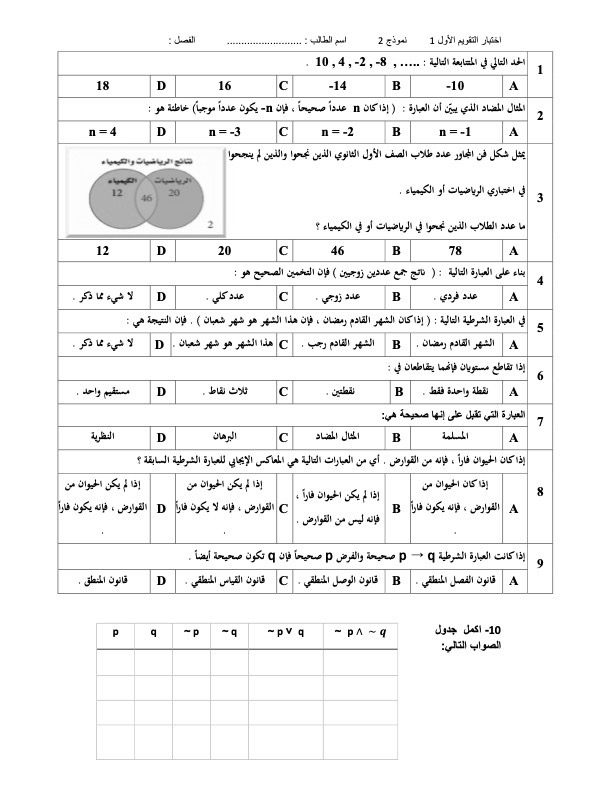
#> input picture data/00-test1-blank.jpg, 612 x 792 px, found by its file name
$ python test7.py
#> lines starting #> are read from the running program, lines starting #| are printed output that depends on the picture; after the words box and inside, x2 and y2 are one past the last pixel; in counts of white or black regions, pixels touching at a corner belong together
import cv2
from imutils.perspective import four_point_transform
from imutils import contours
import numpy as np
import imutils
from matplotlib import pyplot as plt
import random


def showImage(name, image):
    cv2.imshow(name, image)
    cv2.waitKey(0)
    cv2.destroyAllWindows()
    cv2.waitKey(1)


def random_color():
    red = random.randint(10, 255)
    green = random.randint(10, 255)
    blue = random.randint(10, 255)

    # randomly zero out one of the colors
    color = random.randint(0, 2)
    if color == 0:
        red = 0
    elif color == 1:
        green = 0
    else:
        blue = 0
    print(red, green, blue)
    return (red, green, blue)


# Read the image:
test1_blank = cv2.imread("data/00-test1-blank.jpg")
#> test1_blank is the input picture: shape (792, 612, 3); min 0, max 255, mean 242.7
gray = cv2.cvtColor(test1_blank, cv2.COLOR_BGR2GRAY)
blurred = cv2.GaussianBlur(gray, (5, 5), 0)
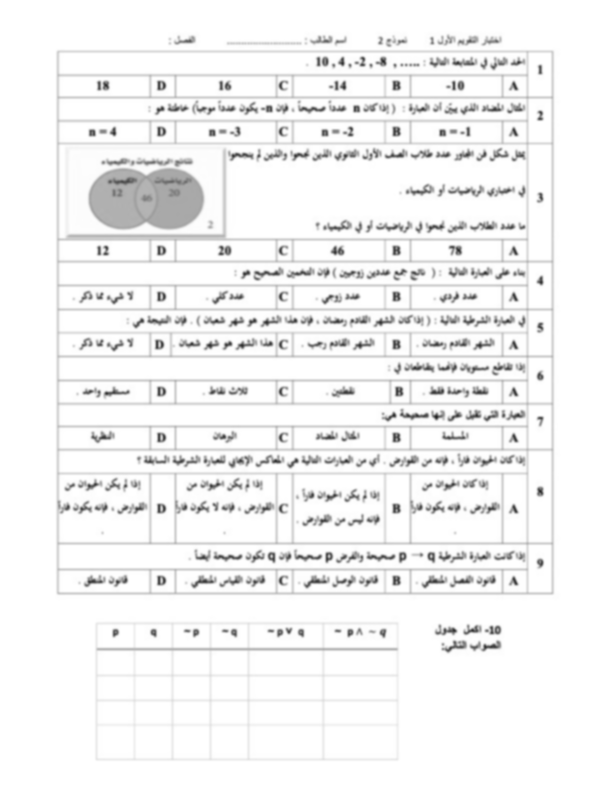
#> blurred: shape (792, 612); min 36, max 255, mean 242.7
edged = cv2.Canny(blurred, 75, 200)
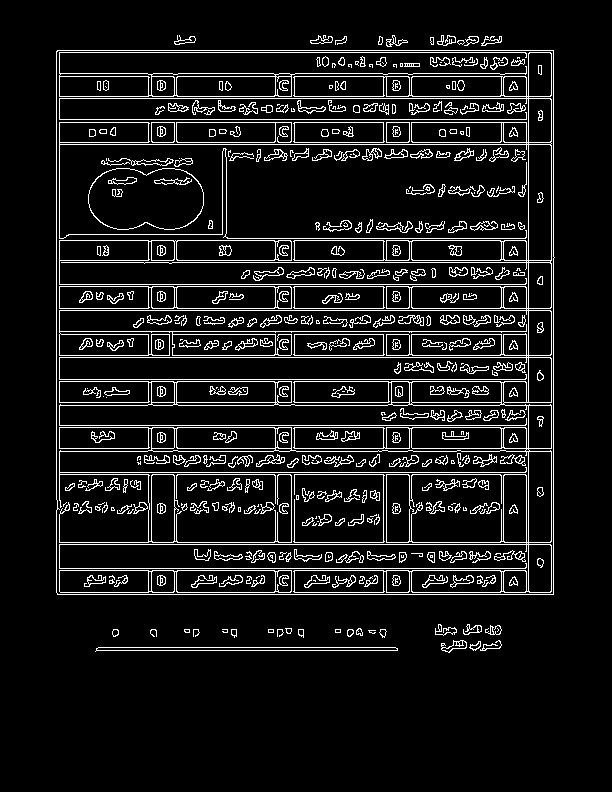
#> edged: shape (792, 612); 9.1% white in thin lines or dots, all inside (x1, y1, x2, y2) = (56, 35, 555, 653)

# find contours in the edge map, then initialize
# the contour that corresponds to the document
cnts = cv2.findContours(edged.copy(), cv2.RETR_EXTERNAL, cv2.CHAIN_APPROX_SIMPLE)
#> cnts = 34 contours, 12 with area under 20; largest, box (x1, y1, x2, y2) and area: (56, 50, 555, 595) 270357, (95, 647, 398, 652) 900, (441, 640, 467, 653) 146, (310, 35, 333, 44) 90, (174, 35, 196, 45) 80
cnts = imutils.grab_contours(cnts)
docCnt = None
# ensure that at least one contour was found
if len(cnts) > 0:
    # sort the contours according to their size in
    # descending order
    cnts = sorted(cnts, key=cv2.contourArea, reverse=True)
    # loop over the sorted contours
    for c in cnts:
        # approximate the contour
        peri = cv2.arcLength(c, True)
        approx = cv2.approxPolyDP(c, 0.02 * peri, True)
        # if our approximated contour has four points,
        # then we can assume we have found the paper
        if len(approx) == 4:
            docCnt = approx
            break
#> this loop made 1 pass
#> (peri, docCnt) on pass 1: (2082.5, [[57, 50], [57, 594], [553, 594], [553, 50]])

# apply a four point perspective transform to both the
# original image and grayscale image to obtain a top-down
# birds eye view of the paper
paper = four_point_transform(test1_blank, docCnt.reshape(4, 2))
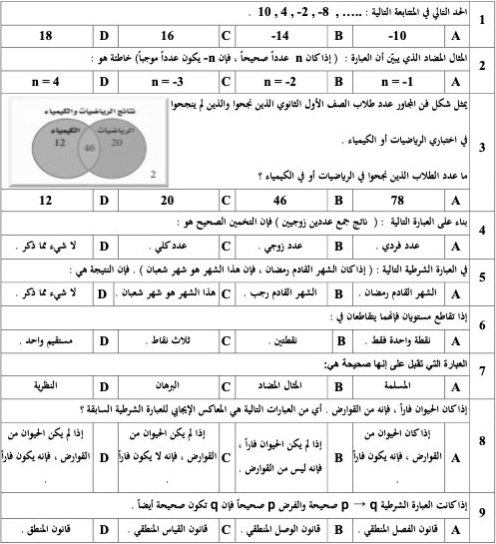
#> paper: shape (544, 496, 3); min 0, max 255, mean 234.6
warped = four_point_transform(gray, docCnt.reshape(4, 2))


# apply Otsu's thresholding method to binarize the warped
# piece of paper
thresh = cv2.threshold(warped, 0, 255, cv2.THRESH_BINARY_INV | cv2.THRESH_OTSU)[1]
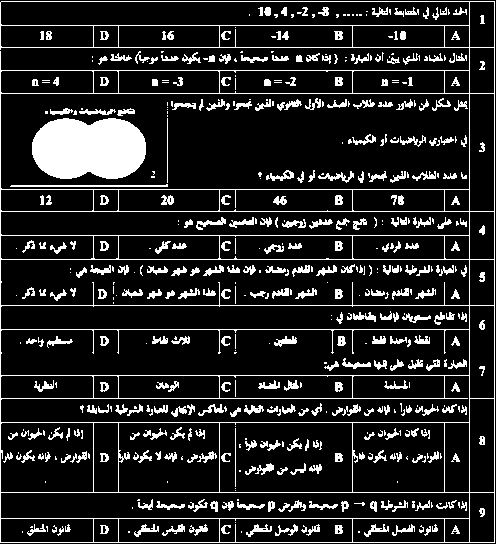
#> thresh: shape (544, 496); 14.2% white; 548 white regions (204 under 20 px), largest, box (x1, y1, x2, y2) and area: (0, 1, 495, 543) 11283, (32, 118, 146, 179) 5840, (10, 184, 168, 187) 317

img = thresh

color1 = (0, 255, 255)
color2 = (0, 255, 0)
color3 = (0, 0, 255)
color4 = (255, 0, 0)

# make question 1 boxes
q1_a = [
    [353, 25],
    [353, 46],
    [469, 46],
    [469, 25],
]
q1_b = [
    [235, 25],
    [235, 46],
    [351, 46],
    [351, 25],
]
q1_c = [
    [117, 25],
    [117, 46],
    [233, 46],
    [233, 25],
]
q1_d = [
    [0, 25],
    [0, 46],
    [115, 46],
    [115, 25],
]

# make question 2 boxes
q2_a = [
    [353, 71],
    [469, 71],
    [469, 92],
    [353, 92],
]
q2_b = [
    [235, 71],
    [235, 92],
    [351, 92],
    [351, 71],
]
q2_c = [
    [117, 71],
    [117, 92],
    [233, 92],
    [233, 71],
]
q2_d = [
    [0, 71],
    [0, 92],
    [115, 92],
    [115, 71],
]

# make question 3 boxes
q3_a = [
    [353, 190],
    [469, 190],
    [469, 210],
    [353, 210],
]
q3_b = [
    [235, 190],
    [351, 190],
    [351, 210],
    [235, 210],
]
q3_c = [
    [117, 190],
    [233, 190],
    [233, 210],
    [117, 210],
]
q3_d = [
    [0, 190],
    [115, 190],
    [115, 210],
    [0, 210],
]

# make question 4 boxes
q4_a = [
    [353, 236],
    [469, 236],
    [469, 257],
    [353, 257],
]
q4_b = [
    [235, 236],
    [351, 236],
    [351, 257],
    [235, 257],
]
q4_c = [
    [117, 236],
    [233, 236],
    [233, 257],
    [117, 257],
]
q4_d = [
    [0, 236],
    [115, 236],
    [115, 257],
    [0, 257],
]

# make question 5 boxes
q5_a = [
    [353, 283],
    [469, 283],
    [469, 304],
    [353, 304],
]
q5_b = [
    [235, 283],
    [351, 283],
    [351, 304],
    [235, 304],
]
q5_c = [
    [117, 283],
    [233, 283],
    [233, 304],
    [117, 304],
]
q5_d = [
    [0, 283],
    [115, 283],
    [115, 304],
    [0, 304],
]

# make question 6 boxes
q6_a = [
    [353, 330],
    [469, 330],
    [469, 352],
    [353, 352],
]
q6_b = [
    [235, 330],
    [351, 330],
    [351, 352],
    [235, 352],
]
q6_c = [
    [117, 330],
    [233, 330],
    [233, 352],
    [117, 352],
]
q6_d = [
    [0, 330],
    [115, 330],
    [115, 352],
    [0, 352],
]

# make question 7 boxes
q7_a = [
    [353, 376],
    [469, 376],
    [469, 398],
    [353, 398],
]
q7_b = [
    [235, 376],
    [351, 376],
    [351, 398],
    [235, 398],
]
q7_c = [
    [117, 376],
    [233, 376],
    [233, 398],
    [117, 398],
]
q7_d = [
    [0, 376],
    [115, 376],
    [115, 398],
    [0, 398],
]

# make question 8 boxes (3x height of other questions)
q8_a = [
    [353, 423],
    [469, 423],
    [469, 492],
    [353, 492],
]
q8_b = [
    [235, 423],
    [351, 423],
    [351, 492],
    [235, 492],
]
q8_c = [
    [117, 423],
    [233, 423],
    [233, 492],
    [117, 492],
]
q8_d = [
    [0, 423],
    [115, 423],
    [115, 492],
    [0, 492],
]

# make question 9 boxes
q9_a = [
    [353, 517],
    [469, 517],
    [469, 540],
    [353, 540],
]
q9_b = [
    [235, 517],
    [351, 517],
    [351, 540],
    [235, 540],
]
q9_c = [
    [117, 517],
    [233, 517],
    [233, 540],
    [117, 540],
]
q9_d = [
    [0, 517],
    [115, 517],
    [115, 540],
    [0, 540],
]

boxes = []
boxes.append([q1_a, q1_b, q1_c, q1_d])
boxes.append([q2_a, q2_b, q2_c, q2_d])
boxes.append([q3_a, q3_b, q3_c, q3_d])
boxes.append([q4_a, q4_b, q4_c, q4_d])
boxes.append([q5_a, q5_b, q5_c, q5_d])
boxes.append([q6_a, q6_b, q6_c, q6_d])
boxes.append([q7_a, q7_b, q7_c, q7_d])
boxes.append([q8_a, q8_b, q8_c, q8_d])
boxes.append([q9_a, q9_b, q9_c, q9_d])

contour_list = []
# draw contours for question 1
contour_list.append(cv2.drawContours(img, np.array([q1_a]), -1, color1, 1))
contour_list.append(cv2.drawContours(img, np.array([q1_b]), -1, color2, 1))
contour_list.append(cv2.drawContours(img, np.array([q1_c]), -1, color3, 1))
#> img: shape (544, 496); 14% white; 551 white regions (204 under 20 px), largest, box (x1, y1, x2, y2) and area: (0, 1, 495, 543) 10829, (32, 118, 146, 179) 5840, (10, 184, 168, 187) 317
contour_list.append(cv2.drawContours(img, np.array([q1_d]), -1, color4, 1))

# draw contours for question 2
contour_list.append(cv2.drawContours(img, np.array([q2_a]), -1, color1, 1))
#> img: shape (544, 496); 14.1% white; 552 white regions (204 under 20 px), largest, box (x1, y1, x2, y2) and area: (0, 1, 495, 543) 10917, (32, 118, 146, 179) 5840, (10, 184, 168, 187) 317
contour_list.append(cv2.drawContours(img, np.array([q2_b]), -1, color2, 1))
#> img: shape (544, 496); 14% white; 550 white regions (202 under 20 px), largest, box (x1, y1, x2, y2) and area: (0, 1, 495, 543) 10911, (32, 118, 146, 179) 5840, (10, 184, 168, 187) 317
contour_list.append(cv2.drawContours(img, np.array([q2_c]), -1, color3, 1))
#> img: shape (544, 496); 14% white; 552 white regions (202 under 20 px), largest, box (x1, y1, x2, y2) and area: (0, 1, 495, 543) 10865, (32, 118, 146, 179) 5840, (10, 184, 168, 187) 317
contour_list.append(cv2.drawContours(img, np.array([q2_d]), -1, color4, 1))

# draw contours for question 3
contour_list.append(cv2.drawContours(img, np.array([q3_a]), -1, color1, 1))
#> img: shape (544, 496); 14.1% white; 553 white regions (203 under 20 px), largest, box (x1, y1, x2, y2) and area: (0, 1, 495, 543) 11067, (32, 118, 146, 179) 5840, (10, 184, 168, 187) 317
contour_list.append(cv2.drawContours(img, np.array([q3_b]), -1, color2, 1))
#> img: shape (544, 496); 14.1% white; 553 white regions (203 under 20 px), largest, box (x1, y1, x2, y2) and area: (0, 1, 495, 543) 11046, (32, 118, 146, 179) 5840, (10, 184, 168, 187) 317
contour_list.append(cv2.drawContours(img, np.array([q3_c]), -1, color3, 1))
#> img: shape (544, 496); 14.1% white; 555 white regions (205 under 20 px), largest, box (x1, y1, x2, y2) and area: (0, 1, 495, 543) 11002, (32, 118, 146, 179) 5840, (10, 184, 168, 187) 317
contour_list.append(cv2.drawContours(img, np.array([q3_d]), -1, color4, 1))

# draw contours for question 4
contour_list.append(cv2.drawContours(img, np.array([q4_a]), -1, color1, 1))
#> img: shape (544, 496); 14.2% white; 556 white regions (205 under 20 px), largest, box (x1, y1, x2, y2) and area: (0, 1, 495, 543) 11203, (32, 118, 146, 179) 5840, (10, 184, 168, 187) 317
contour_list.append(cv2.drawContours(img, np.array([q4_b]), -1, color2, 1))
#> img: shape (544, 496); 14.2% white; 555 white regions (204 under 20 px), largest, box (x1, y1, x2, y2) and area: (0, 1, 495, 543) 11200, (32, 118, 146, 179) 5840, (10, 184, 168, 187) 317
contour_list.append(cv2.drawContours(img, np.array([q4_c]), -1, color3, 1))
#> img: shape (544, 496); 14.2% white; 557 white regions (204 under 20 px), largest, box (x1, y1, x2, y2) and area: (0, 1, 495, 543) 11156, (32, 118, 146, 179) 5840, (10, 184, 168, 187) 317
contour_list.append(cv2.drawContours(img, np.array([q4_d]), -1, color4, 1))

# draw contours for question 5
contour_list.append(cv2.drawContours(img, np.array([q5_a]), -1, color1, 1))
#> img: shape (544, 496); 14.3% white; 559 white regions (205 under 20 px), largest, box (x1, y1, x2, y2) and area: (0, 1, 495, 543) 11359, (32, 118, 146, 179) 5840, (10, 184, 168, 187) 317
contour_list.append(cv2.drawContours(img, np.array([q5_b]), -1, color2, 1))
contour_list.append(cv2.drawContours(img, np.array([q5_c]), -1, color3, 1))
#> img: shape (544, 496); 14.3% white; 560 white regions (205 under 20 px), largest, box (x1, y1, x2, y2) and area: (0, 1, 495, 543) 11335, (32, 118, 146, 179) 5840, (10, 184, 168, 187) 317
contour_list.append(cv2.drawContours(img, np.array([q5_d]), -1, color4, 1))

# draw contours for question 6
contour_list.append(cv2.drawContours(img, np.array([q6_a]), -1, color1, 1))
#> img: shape (544, 496); 14.3% white; 559 white regions (203 under 20 px), largest, box (x1, y1, x2, y2) and area: (0, 1, 495, 543) 11538, (32, 118, 146, 179) 5840, (10, 184, 168, 187) 317
contour_list.append(cv2.drawContours(img, np.array([q6_b]), -1, color2, 1))
#> img: shape (544, 496); 14.3% white; 559 white regions (202 under 20 px), largest, box (x1, y1, x2, y2) and area: (0, 1, 495, 543) 11506, (32, 118, 146, 179) 5840, (10, 184, 168, 187) 317
contour_list.append(cv2.drawContours(img, np.array([q6_c]), -1, color3, 1))
#> img: shape (544, 496); 14.3% white; 563 white regions (204 under 20 px), largest, box (x1, y1, x2, y2) and area: (0, 1, 495, 543) 11452, (32, 118, 146, 179) 5840, (10, 184, 168, 187) 317
contour_list.append(cv2.drawContours(img, np.array([q6_d]), -1, color4, 1))

# draw contours for question 7
contour_list.append(cv2.drawContours(img, np.array([q7_a]), -1, color1, 1))
contour_list.append(cv2.drawContours(img, np.array([q7_b]), -1, color2, 1))
contour_list.append(cv2.drawContours(img, np.array([q7_c]), -1, color3, 1))
contour_list.append(cv2.drawContours(img, np.array([q7_d]), -1, color4, 1))

# draw contours for question 8
contour_list.append(cv2.drawContours(img, np.array([q8_a]), -1, color1, 1))
contour_list.append(cv2.drawContours(img, np.array([q8_b]), -1, color2, 1))
contour_list.append(cv2.drawContours(img, np.array([q8_c]), -1, color3, 1))
#> img: shape (544, 496); 14.1% white; 568 white regions (203 under 20 px), largest, box (x1, y1, x2, y2) and area: (0, 1, 495, 543) 10667, (32, 118, 146, 179) 5840, (10, 184, 168, 187) 317
contour_list.append(cv2.drawContours(img, np.array([q8_d]), -1, color4, 1))

# draw contours for question 9
contour_list.append(cv2.drawContours(img, np.array([q9_a]), -1, color1, 1))
#> img: shape (544, 496); 14.2% white; 569 white regions (203 under 20 px), largest, box (x1, y1, x2, y2) and area: (0, 1, 495, 543) 10686, (32, 118, 146, 179) 5840, (10, 184, 168, 187) 317
contour_list.append(cv2.drawContours(img, np.array([q9_b]), -1, color2, 1))
#> img: shape (544, 496); 14.2% white; 569 white regions (202 under 20 px), largest, box (x1, y1, x2, y2) and area: (0, 1, 495, 543) 10550, (32, 118, 146, 179) 5840, (10, 184, 168, 187) 317
contour_list.append(cv2.drawContours(img, np.array([q9_c]), -1, color3, 1))
#> img: shape (544, 496); 14.2% white; 571 white regions (203 under 20 px), largest, box (x1, y1, x2, y2) and area: (0, 1, 495, 543) 10388, (32, 118, 146, 179) 5840, (10, 184, 168, 187) 317
contour_list.append(cv2.drawContours(img, np.array([q9_d]), -1, color4, 1))
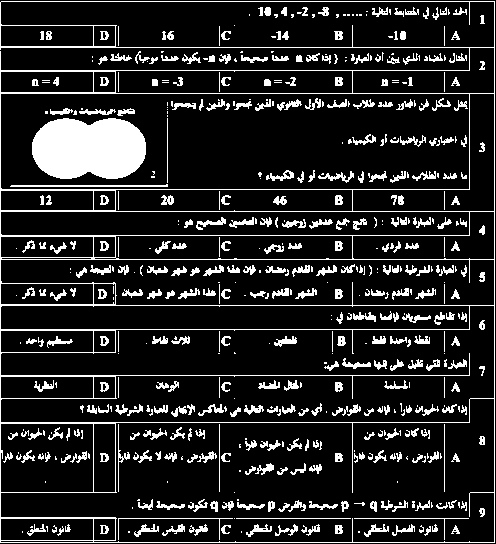
#> img: shape (544, 496); 14.3% white; 571 white regions (203 under 20 px), largest, box (x1, y1, x2, y2) and area: (0, 1, 495, 543) 10638, (32, 118, 146, 179) 5840, (10, 184, 168, 187) 317

thresholds = []
for i in range(0, 9):
    thresholds_temp = []
    for j in range(0, 4):

        mask = np.zeros(thresh.shape, dtype="uint8")
        cv2.drawContours(mask, np.array([boxes[i][j]]), -1, 255, -1)

        mask = cv2.bitwise_and(thresh, thresh, mask=mask)
        total = cv2.countNonZero(mask)
        thresholds_temp.append(total)
    thresholds.append(thresholds_temp)
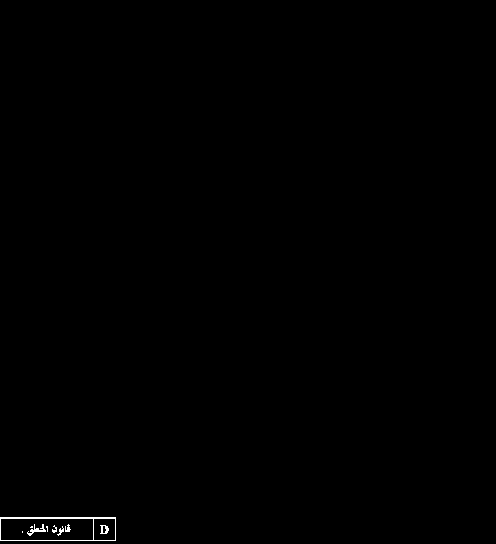
#> mask: shape (544, 496); 0.23% white in thin lines or dots, all inside (x1, y1, x2, y2) = (0, 517, 116, 541)
#> after the loop, thresholds = [[138, 140, 156, 415], [151, 168, 185, 433], [141, 148, 174, 411], [207, 216, 230, 544], [351, 344, 438, 558], [323, 214, 262, 523], [160, 261, 195, 460], [661, 692, 847, 1088], [467, 486, 516, 629]]

# showImage("test", img)
